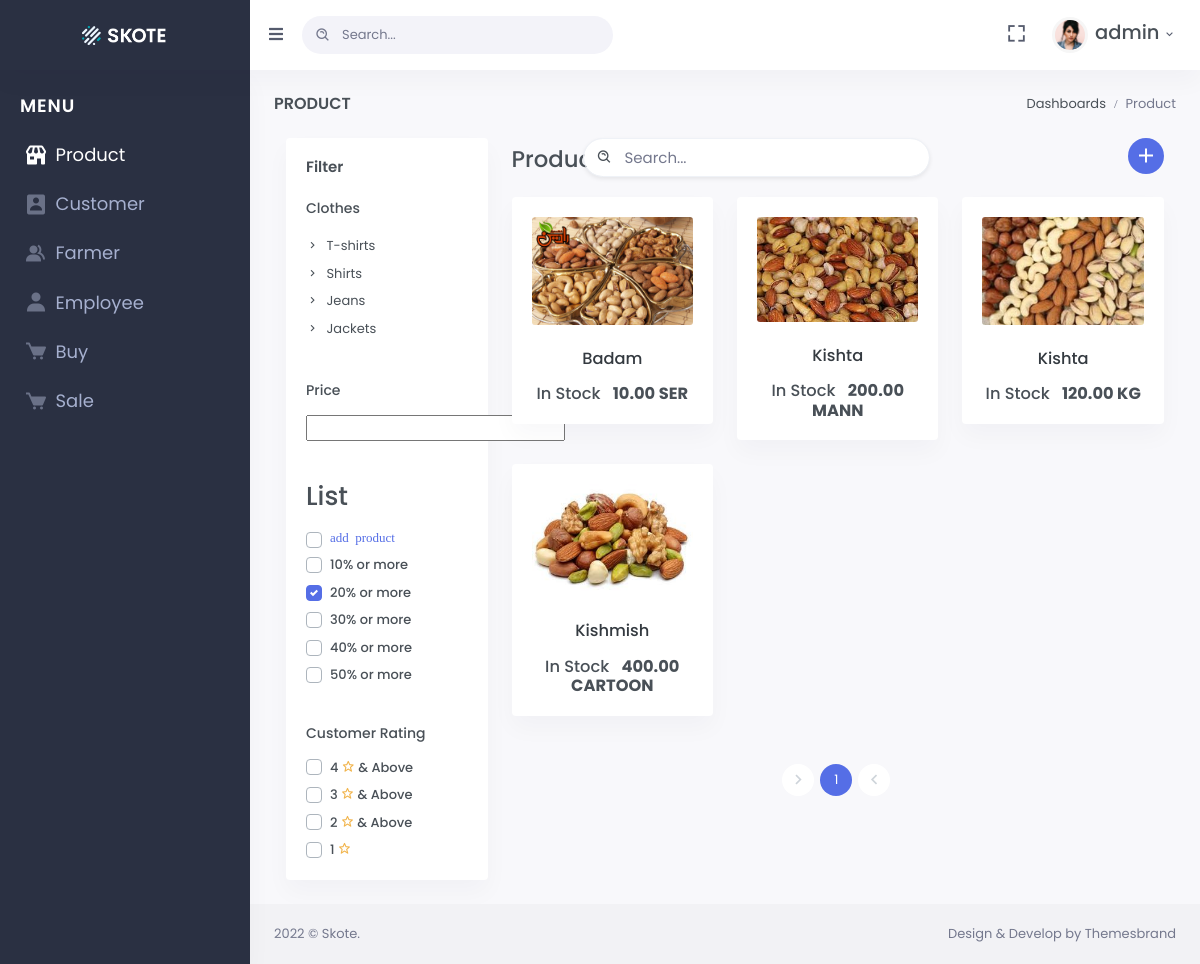
The page /1/ (signed in) on the database its author committed.
### accounts/models.py (models this page shows)
class User(AbstractUser):
    username = models.CharField(max_length=200, unique=True)
    email = models.EmailField(max_length=200, unique=True)

### products/models.py (models this page shows, shortened)
class Product(models.Model):
    QUALITIES =(
        ('sort1','sort1'),
        ('sort2', 'sort2'),
        ('sort3','sort3'),
    )
    QUALITIES1 = (
        ('sortA', 'sortA'),
        ('sortB', 'sortB'),
    )
    UNITE = (
        ('KG','KG'),
        ('SER', 'SER'),
        ('MANN','MANN'),
        ('CARTOON', 'CARTOON'),
    )
    product_name_en = models.CharField(max_length=200, verbose_name="Product Name / English")
    product_name_fa = models.CharField(max_length=200, verbose_name="Product Name / Dari")
    quality = models.CharField(max_length=20, choices=QUALITIES, default= 'sort1')
    quality1 = models.CharField(max_length=20, choices=QUALITIES1, null=True, blank=True)
    quantity = models.DecimalField(default=0, decimal_places=4, max_digits=10)
    unite = models.CharField(max_length=20, choices=UNITE, default="KG")
    price = models.DecimalField(decimal_places=4, max_digits=10, default=0)
    total_price = models.DecimalField(decimal_places=4,max_digits=10,default=0)
    photo = models.ImageField(upload_to='product/images', default='product.jpg')
    store_date = models.DateField(auto_now=True)

### products/views.py (the view)
# urls.py: path("<str:page>/", views.index, name="product-list"),
def index(request, page=1):
    q = request.GET.get("query") if  request.GET.get("query") != None else ""
    products = Product.objects.filter(
        Q(product_name_en__icontains=q) | Q(product_name_fa__icontains=q) | Q(quality__icontains=q)
    )
    paginator = Paginator(products, 6)
    try:
        products = paginator.page(page)
    except EmptyPage:
        products = paginator.page(paginator.num_pages)
    context = {
        "products": products
    }
    return render(request, "products/product_list.html", context)

### products/templates/products/product_list.html (shortened to what this page needs)
{% extends 'base.html' %}
{% load static %}
{% block page_title %}
    Product
{% endblock page_title %}
{% block breadcrumb %}
<ol class="breadcrumb m-0">
    <li class="breadcrumb-item"><a href="javascript: void(0);">Dashboards</a></li>
    <li class="breadcrumb-item active">Product</li>
</ol>{% endblock breadcrumb %}
{% block content %}
                    <div class="container-fluid">
                        <div class="row">
                            <div class="col-lg-3">
                                <div class="card">
                                    <div class="card-body">
                                        <h4 class="card-title mb-4">Filter</h4>
                                        <div>
                                            <h5 class="font-size-14 mb-3">Clothes</h5>
                                            <ul class="list-unstyled product-list">
                                                <li><a href="#"><i class="mdi mdi-chevron-right mr-1"></i> T-shirts</a></li>
                                                <li><a href="#"><i class="mdi mdi-chevron-right mr-1"></i> Shirts</a></li>
                                                <li><a href="#"><i class="mdi mdi-chevron-right mr-1"></i> Jeans</a></li>
                                                <li><a href="#"><i class="mdi mdi-chevron-right mr-1"></i> Jackets</a></li>
                                            </ul>
                                        </div>
                                        <div class="mt-4 pt-3">
                                            <h5 class="font-size-14 mb-3">Price</h5>
                                            <input type="text" id="pricerange">
                                        </div>
                                        <div class="mt-4 pt-3">
                                            <h2 class="font-size-30 mb-3">List</h2>
                                            <div class="custom-control custom-checkbox mt-2">
                                                <a class="bx bxs-plus" id="productdiscountCheck1">
                                                <label class="custom-control-label" for="productdiscountCheck1">add product</label></a>
                                            </div>
                                            <div class="custom-control custom-checkbox mt-2">
                                                <label class="custom-control-label" for="productdiscountCheck2">10% or more</label>
                                            </div>
                                            <div class="custom-control custom-checkbox mt-2">
                                                <label class="custom-control-label" for="productdiscountCheck3">20% or more</label>
                                            </div>
                                            <div class="custom-control custom-checkbox mt-2">
                                                <label class="custom-control-label" for="productdiscountCheck4">30% or more</label>
                                            </div>
                                            <div class="custom-control custom-checkbox mt-2">
                                                <label class="custom-control-label" for="productdiscountCheck5">40% or more</label>
                                            </div>
                                            <div class="custom-control custom-checkbox mt-2">
                                                <label class="custom-control-label" for="productdiscountCheck6">50% or more</label>
                                            </div>
                                        </div>
                                        <div class="mt-4 pt-3">
                                            <h5 class="font-size-14 mb-3">Customer Rating</h5>
                                            <div>
                                                <div class="custom-control custom-checkbox mt-2">
                                                    <label class="custom-control-label" for="productratingCheck1">4 <i class="bx bx-star text-warning"></i>  & Above</label>
                                                </div>
                                                <div class="custom-control custom-checkbox mt-2">
                                                    <label class="custom-control-label" for="productratingCheck2">3 <i class="bx bx-star text-warning"></i>  & Above</label>
                                                </div>
                                                <div class="custom-control custom-checkbox mt-2">
                                                    <label class="custom-control-label" for="productratingCheck3">2 <i class="bx bx-star text-warning"></i>  & Above</label>
                                                </div>
                                                <div class="custom-control custom-checkbox mt-2">
                                                    <label class="custom-control-label" for="productratingCheck4">1 <i class="bx bx-star text-warning"></i></label>
                                                </div>
                                            </div>
                                        </div>
                                    </div>
                                </div>
                            </div>
                            <div class="col-lg-9">
                                <div class="row mb-3">
                                    <div class="col-xl-4 col-sm-6">
                                        <div class="mt-2">
                                            <h3>Products</h3>
                                        </div>
                                    </div>
                                    <div class="col-lg-8 col-sm-6">
                                        <div class="row">
                                            <div class="col-lg-6 float-left">
                                                <form class="mt-4 mt-sm-0 float-sm-right form-inline" action="{% url 'product-list' 1 %}" method="GET">
                                                    <div class="search-box mr-2">
                                                        <div class="position-relative">
                                                            <input type="text" name="query" class="form-control border shadow-sm font-size-15" placeholder="Search...">
                                                            <i class="bx bx-search-alt search-icon"></i>
                                                        </div>
                                                    </div>
                                                </form>
                                            </div>
                                            <div class="col-lg-6">
                                                <ul class="nav nav-pills product-view-nav float-right">
                                                    <li class="nav-item">
                                                        <a class="nav-link active" href="{% url 'product-create' %}"><i class="bx bx-plus font-size-24 align-middle"></i></a>
                                                    </li>
                                                </ul>
                                            </div>
                                        </div>
                                    </div>
                                </div>
                                <div class="row">
                                    {% for product in products %}
                                    <div class="col-xl-4 col-sm-6">
                                        <div class="card">
                                            <div class="card-body">
                                                <div class="product-img position-relative">
                                                    <div class="avatar-sm product-ribbon">
                                                    </div>
                                                    <img src="{{product.photo.url}}" alt="" class="img-fluid mx-auto rounded-sm d-block" style="width: 100%;">
                                                </div>
                                                <div class="mt-4 text-center">
                                                    <h5 class="mb-3 text-truncate"><a href="#" class="text-dark">{{product.product_name_en.title}}</a></h5>
                                                    <h5 class="my-0"><span class=" mr-2">In Stock</span> <b>{{product.quantity|floatformat:"2"}} {{product.unite}}</b></h5>
                                                </div>
                                            </div>
                                        </div>
                                    </div>
                                    {% endfor  %}
                                </div>
                                <div class="row">
                                    <div class="col-lg-12">
                                        <ul class="pagination pagination-rounded justify-content-center mt-4">
                                            {% if products.has_next %}
                                            <li class="page-item">
                                                <a href="{% url 'product-list' products.next_page_number %}" class="page-link align-middle"><i class="mdi mdi-chevron-right font-size-20"></i></a>
                                            </li>
                                            {% else %}
                                            <li class="page-item disabled">
                                                <a href="" class="page-link align-middle"><i class="mdi mdi-chevron-right font-size-20"></i></a>
                                            </li>
                                            {% endif %}
                                            {% for i in products.paginator.page_range %}
                                                {% if products.number == i %}
                                                <li class="page-item active">
                                                    <a href="" class="page-link">{{i}}</a>
                                                </li>
                                                {% else %}
                                                <li class="page-item">
                                                    <a href="{% url 'product-list' i %}" class="page-link">{{i}}</a>
                                                </li>
                                                {% endif %}
                                            {% endfor %}
                                           {% if products.has_previous %}
                                           <li class="page-item">
                                            <a href="{% url 'product-list' products.previous_page_number %}" class="page-link"><i class="mdi mdi-chevron-left font-size-20"></i></a>
                                            </li>
                                            {% else %}
                                            <li class="page-item disabled">
                                                <a href="" class="page-link"><i class="mdi mdi-chevron-left font-size-20"></i></a>
                                                </li>
                                           {% endif %}
                                        </ul>
                                    </div>
                                </div>
                            </div>
                        </div>
                    </div>
{% endblock content %}

### templates/components/navbar.html (shortened to what this page needs)
{% load static  %}
<header id="page-topbar">
    <div class="navbar-header">
        <div class="d-flex">
            <div class="navbar-brand-box">
                <a href="index.html" class="logo logo-light">
                    <span class="logo-lg">
                        <img src="assets/images/logo-light.png" alt="" height="19">
                    </span>
                </a>
            </div>
            <button type="button" class="btn btn-sm px-3 font-size-16 header-item waves-effect" id="vertical-menu-btn">
                <i class="fa fa-fw fa-bars"></i>
            </button>
            <form class="app-search d-none d-lg-block">
                <div class="position-relative">
                    <input type="text" class="form-control" placeholder="Search...">
                    <span class="bx bx-search-alt"></span>
                </div>
            </form>
        </div>
        <div class="d-flex">
            <div class="dropdown d-none d-lg-inline-block ml-1">
                <button type="button" class="btn header-item noti-icon waves-effect" data-toggle="fullscreen">
                    <i class="bx bx-fullscreen"></i>
                </button>
            </div>
            <div class="dropdown d-inline-block">
                <button type="button" class="btn header-item waves-effect" id="page-header-user-dropdown"
                    data-toggle="dropdown" aria-haspopup="true" aria-expanded="false">
                    <img class="rounded-circle header-profile-user" src="{% static 'assets/images/users/avatar-1.jpg' %}"
                        alt="Header Avatar">
                    <span class="d-none d-xl-inline-block ml-1" key="t-henry">  <h4>{{ request.user  }} </h4> </span>
                    <i class="mdi mdi-chevron-down d-none d-xl-inline-block"></i>
                </button>
            </div>
        </div>
    </div>
</header>

### rows shown on the page
User: user "admin"
Product: photo (picture), product_name_en "Badam", quantity "10.00", unite "SER"
Product: photo (picture), product_name_en "Kishta", quantity "200.00", unite "MANN"
Product: photo (picture), product_name_en "Kishta", quantity "120.00", unite "KG"
Product: photo (picture), product_name_en "Kishmish", quantity "400.00", unite "CARTOON"

### other values the page prints
{{ i }} "1"
